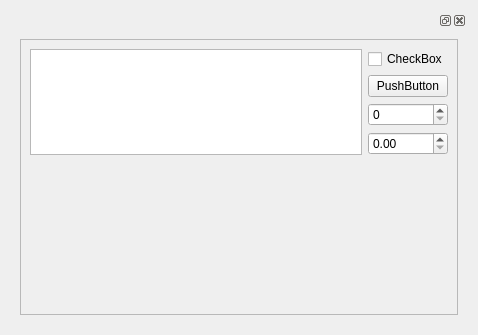
<?xml version="1.0" encoding="UTF-8"?>
<ui version="4.0">
 <class>Form</class>
 <widget class="QWidget" name="Form">
  <property name="geometry">
   <rect>
    <x>0</x>
    <y>0</y>
    <width>478</width>
    <height>335</height>
   </rect>
  </property>
  <property name="windowTitle">
   <string>Form</string>
  </property>
  <layout class="QVBoxLayout" name="verticalLayout">
   <item>
    <widget class="QDockWidget" name="dockWidget">
     <widget class="QWidget" name="dockWidgetContents">
      <layout class="QVBoxLayout" name="verticalLayout_2">
       <item>
        <widget class="QScrollArea" name="scrollArea">
         <property name="widgetResizable">
          <bool>true</bool>
         </property>
         <widget class="QWidget" name="scrollAreaWidgetContents">
          <property name="geometry">
           <rect>
            <x>0</x>
            <y>0</y>
            <width>440</width>
            <height>275</height>
           </rect>
          </property>
          <layout class="QGridLayout" name="gridLayout">
           <item row="3" column="2">
            <widget class="QSpinBox" name="valueSpin"/>
           </item>
           <item row="2" column="2">
            <widget class="QPushButton" name="keyButton">
             <property name="text">
              <string>PushButton</string>
             </property>
            </widget>
           </item>
           <item row="1" column="1" rowspan="4">
            <widget class="QTextEdit" name="valueText"/>
           </item>
           <item row="4" column="2">
            <widget class="QDoubleSpinBox" name="valueDoubleSpin"/>
           </item>
           <item row="1" column="2">
            <widget class="QCheckBox" name="keyCheckbox">
             <property name="text">
              <string>CheckBox</string>
             </property>
            </widget>
           </item>
           <item row="5" column="2">
            <spacer name="verticalSpacer">
             <property name="orientation">
              <enum>Qt::Vertical</enum>
             </property>
             <property name="sizeHint" stdset="0">
              <size>
               <width>20</width>
               <height>40</height>
              </size>
             </property>
            </spacer>
           </item>
          </layout>
         </widget>
        </widget>
       </item>
      </layout>
     </widget>
    </widget>
   </item>
  </layout>
 </widget>
 <resources/>
 <connections/>
</ui>
